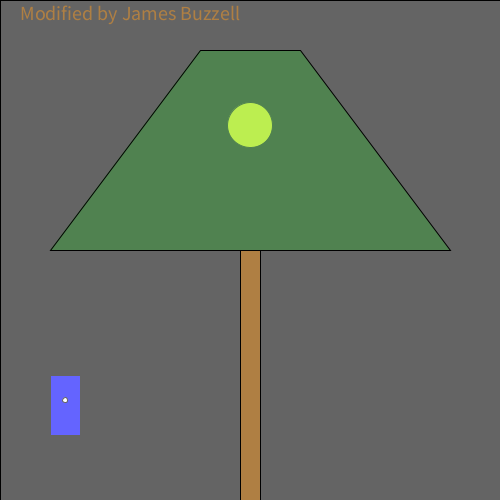
Frame 1 (no input)
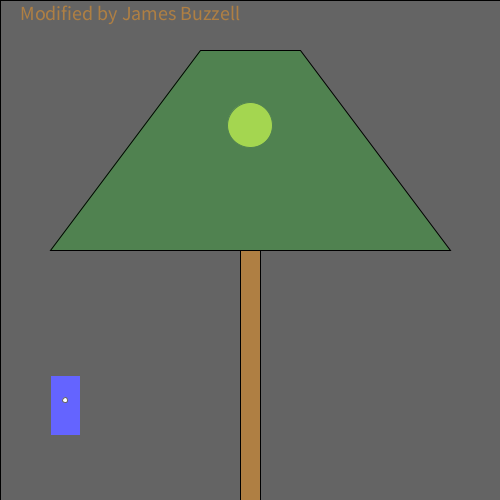
Frame 60 (the mouse pressed at the canvas centre just before this capture)
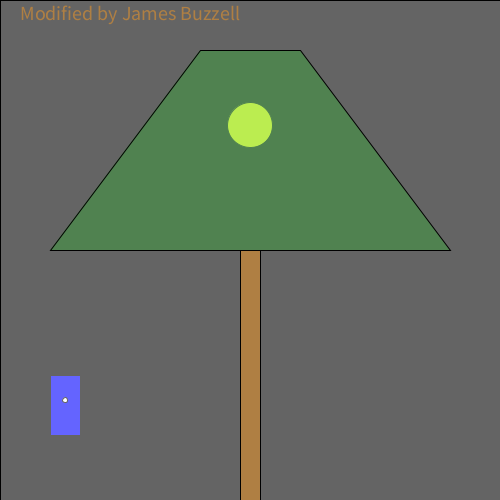
Frame 120 (the mouse held since frame 60 and released just before this capture)

The Processing sketch that drew these frames (run headless with seeded random() and noise(); from frame 60 on, the mouse is pressed at the canvas centre):

// Processing sketch: processing_160209
// ── processing_160209.pde

/*
  Norm Krumpe
  September 22, 2012
  Models a light that is triggered by motion (in this case, motion
  of the mouse).  The light also has a timer.  So, motion turns on the
  light, but a certain amount of time passing with no motion will
  cause the light to turn off again.
*/

// How close you need to get to the
// light sensor in order to turn on
// the light.  Higher values make it
// easier to trigger the light.  Distance
// is measured in pixels.
final int TRIGGER_DISTANCE = 200;

// The location of the sensor:
final int SWITCH_CENTER_X = 400;
final int SWITCH_CENTER_Y = 400;

// seconds until light shuts off automatically when there is no motion
final float SECONDS_UNTIL_AUTO_SHUTOFF = 10; 

// Light will initially be on because of this next value.
// Want the light off initially?  
// Set this to something less than SECONDS_UNTIL_AUTO_SHUTOFF
float timeOfLastTrigger = 0; 
boolean revealTriggerRegion = false;

// Just choose a window size
void setup() {
  size(500, 500);
}

// Each time the mouse moves, check to see
// if it triggered the motion sensor
void mouseMoved() {
  if (motionSensorWasTriggered()) {
    timeOfLastTrigger = millis()/1000.0;
  }
}

// When a key is pressed, toggle the "cheat" that
// reveals the motion sensor's trigger region.
void keyPressed() {
  revealTriggerRegion = !revealTriggerRegion;
}

// Draw the various parts of the scene
void draw() {
  background(0);

  drawLightSwitch();
  drawLamp();  
  drawTriggerRegion();

}

// Draws all components of the lamp
void drawLamp() {
  drawLight();
  fill(0, 255, 0, 50);
  quad(200, 50, 300, 50, 450, 250, 50, 250);
  fill(175, 127, 67);
  rect(240, 250, 20, 250);
}

// How the light gets drawn depends on whether
// the lightbulb is lit.
void drawLight() {

  if (secondsSinceLastTrigger() < SECONDS_UNTIL_AUTO_SHUTOFF) {
    // If the light is on:
    int strength = (int)random(156, 256);
    fill(strength, strength, 0);
    ellipse(250, 125, 45, 45);
    fill(255, 100);
    rect(0, 0, width, height);
  }

  else {
    // Light is off:
    fill(10, 10, 0);
    ellipse(250, 125, 45, 45);
  }
}

// Draw the light switch/sensor
void drawLightSwitch() {
  fill(0, 0, 255);
  rect(50, SWITCH_CENTER_Y - 25, 30, 60);
  fill(255);
  ellipse(65, SWITCH_CENTER_Y, 5, 5);
}

// Return true if the mouse triggered the sensor
boolean motionSensorWasTriggered() {
  return distanceFromLightSwitch() < TRIGGER_DISTANCE;
}

// Compute the distance between the mouse and the sensor
float distanceFromLightSwitch() {  
  return dist(mouseX, mouseY, SWITCH_CENTER_X, SWITCH_CENTER_Y);
}

// Determine how long it has been since the motion sensor
// was last turned on.
float secondsSinceLastTrigger() {
  return millis()/1000.0 - timeOfLastTrigger;
}

// Show a "cheat" region so that you know where the mouse
// needs to go in order to trigger the light sensor
void drawTriggerRegion() {
  if (revealTriggerRegion) {
    fill(255, 25);
    ellipse(SWITCH_CENTER_X, SWITCH_CENTER_Y, 
    TRIGGER_DISTANCE * 2, TRIGGER_DISTANCE * 2);
  }
   textSize(20);
 text("Modified by James Buzzell", 20, 20);

}
